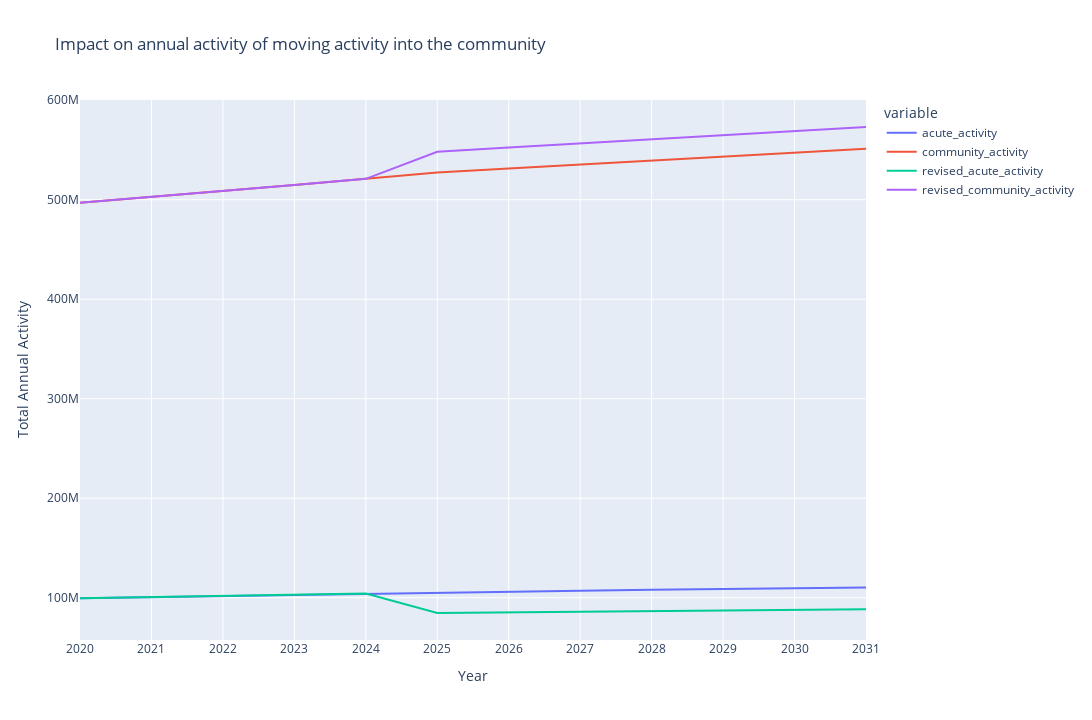

The code cell stored with this chart in its notebook:
### Code cell
px.line(
    bt.groupby(["year"], as_index=False).sum(),
    x="year",
    y=["acute_activity", "community_activity", "revised_acute_activity", "revised_community_activity"],
    height=720,
    width=1280,
    labels={"value":"Total Annual Activity", "year": "Year"},
    title="Impact on annual activity of moving activity into the community"
)

### Figure 1 — Plotly figure (JSON) as saved in the notebook; plotly's stock layout.template omitted (floating-point values rounded to 4 significant figures)
{"data": [{"hovertemplate": "variable=acute_activity<br>Year=%{x}<br>Total Annual Activity=%{y}<extra></extra>", "legendgroup": "acute_activity", "line": {"color": "#636efa", "dash": "solid"}, "marker": {"symbol": "circle"}, "mode": "lines", "name": "acute_activity", "orientation": "v", "showlegend": true, "type": "scatter", "x": ["2020", "2021", "2022", "2023", "2024", "2025", "2026", "2027", "2028", "2029", "2030", "2031"], "xaxis": "x", "y": [99415162, 100600000.0, 101700000.0, 103000000.0, 104200000.0, 105500000.0, 106300000.0, 107100000.0, 107900000.0, 108700000.0, 109500000.0, 110300000.0], "yaxis": "y"}, {"hovertemplate": "variable=community_activity<br>Year=%{x}<br>Total Annual Activity=%{y}<extra></extra>", "legendgroup": "community_activity", "line": {"color": "#EF553B", "dash": "solid"}, "marker": {"symbol": "circle"}, "mode": "lines", "name": "community_activity", "orientation": "v", "showlegend": true, "type": "scatter", "x": ["2020", "2021", "2022", "2023", "2024", "2025", "2026", "2027", "2028", "2029", "2030", "2031"], "xaxis": "x", "y": [497075770, 502800000.0, 508700000.0, 514800000.0, 521000000.0, 527400000.0, 531400000.0, 535500000.0, 539400000.0, 543500000.0, 547400000.0, 551300000.0], "yaxis": "y"}, {"hovertemplate": "variable=revised_acute_activity<br>Year=%{x}<br>Total Annual Activity=%{y}<extra></extra>", "legendgroup": "revised_acute_activity", "line": {"color": "#00cc96", "dash": "solid"}, "marker": {"symbol": "circle"}, "mode": "lines", "name": "revised_acute_activity", "orientation": "v", "showlegend": true, "type": "scatter", "x": ["2020", "2021", "2022", "2023", "2024", "2025", "2026", "2027", "2028", "2029", "2030", "2031"], "xaxis": "x", "y": [99415162, 100600000.0, 101700000.0, 103000000.0, 104200000.0, 84620000.0, 85260000.0, 85910000.0, 86550000.0, 87200000.0, 87830000.0, 88450000.0], "yaxis": "y"}, {"hovertemplate": "variable=revised_community_activity<br>Year=%{x}<br>Total Annual Activity=%{y}<extra></extra>", "legendgroup": "revised_community_activity", "line": {"color": "#ab63fa", "dash": "solid"}, "marker": {"symbol": "circle"}, "mode": "lines", "name": "revised_community_activity", "orientation": "v", "showlegend": true, "type": "scatter", "x": ["2020", "2021", "2022", "2023", "2024", "2025", "2026", "2027", "2028", "2029", "2030", "2031"], "xaxis": "x", "y": [497075770, 502800000.0, 508700000.0, 514800000.0, 521000000.0, 548200000.0, 552400000.0, 556600000.0, 560800000.0, 565000000.0, 569000000.0, 573100000.0], "yaxis": "y"}], "layout": {"height": 720, "legend": {"title": {"text": "variable"}, "tracegroupgap": 0}, "title": {"text": "Impact on annual activity of moving activity into the community"}, "width": 1280, "xaxis": {"anchor": "y", "domain": [0, 1], "title": {"text": "Year"}}, "yaxis": {"anchor": "x", "domain": [0, 1], "title": {"text": "Total Annual Activity"}}}}
